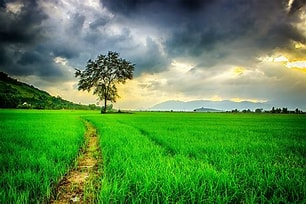
#> input picture CG&ITIP/lab_CIE/image_processing/th (1).jpg, 306 x 204 px
$ python p3.py
#> lines starting #> are read from the running program, lines starting #| are printed output that depends on the picture
import cv2
from matplotlib import pyplot as plt
import numpy as np

# Load the image
img = cv2.imread("th (1).jpg")
#> img is the input picture: shape (204, 306, 3); mean B, G, R 74.3, 135.7, 87.2

plt.figure(figsize=(7, 8))
plt.subplot(2, 2, 1)
plt.imshow(img[:,:,::-1])  # Display the original image
plt.axis('off')
plt.title("Original Image")

# Convert the image to grayscale
gray = cv2.cvtColor(img, cv2.COLOR_BGR2GRAY)
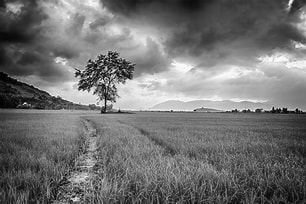
#> gray: shape (204, 306); min 0, max 253, mean 114.2

# Edge detection
edges = cv2.Canny(gray, 100, 200)  # Use Canny edge detector
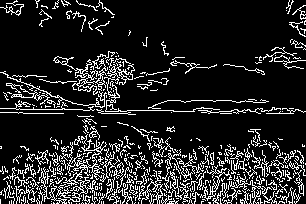
#> edges: shape (204, 306); 14.7% white in thin lines or dots

# Texture extraction
kernel = np.ones((5, 5), np.float32) / 25  # Define a 5x5 averaging kernel
texture = cv2.filter2D(gray, -1, kernel)  # Apply the averaging filter for texture extraction
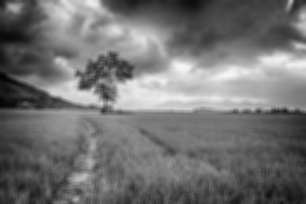
#> texture: shape (204, 306); min 3, max 247, mean 114.2

# Display the edges
plt.subplot(2, 2, 2)
plt.imshow(edges, cmap='gray')
plt.axis('off')
plt.title("Edges")

# Display the texture
plt.subplot(2, 2, 3)
plt.imshow(texture, cmap='gray')
plt.axis('off')
plt.title("Texture")

plt.tight_layout()
plt.show()
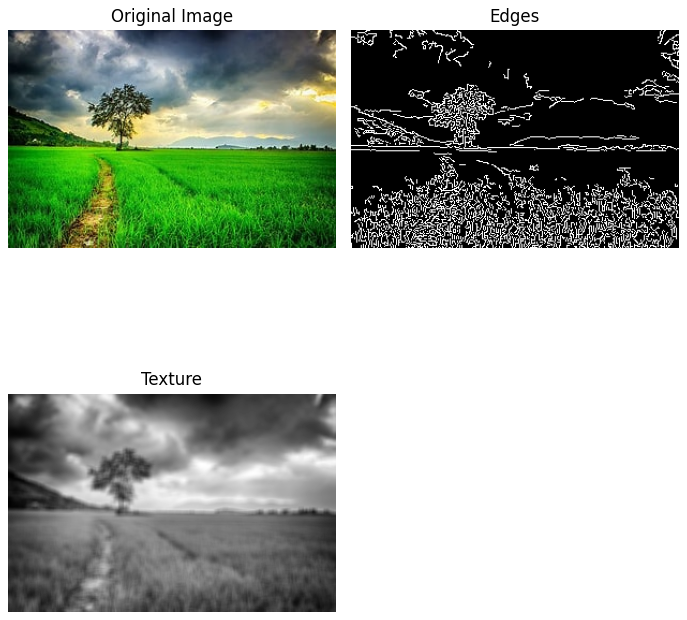
#> figure drawn by matplotlib, 3 panels
